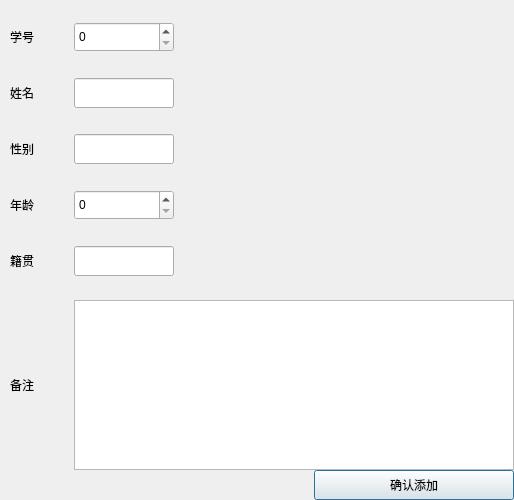
<?xml version="1.0" encoding="UTF-8"?>
<ui version="4.0">
 <class>AppendStudentRowDig</class>
 <widget class="QDialog" name="AppendStudentRowDig">
  <property name="geometry">
   <rect>
    <x>0</x>
    <y>0</y>
    <width>434</width>
    <height>500</height>
   </rect>
  </property>
  <property name="sizePolicy">
   <sizepolicy hsizetype="Fixed" vsizetype="Fixed">
    <horstretch>0</horstretch>
    <verstretch>0</verstretch>
   </sizepolicy>
  </property>
  <property name="windowTitle">
   <string>添加新学生</string>
  </property>
  <property name="windowIcon">
   <iconset resource="rsc.qrc">
    <normaloff>:/picture/icon/personIcon.png</normaloff>:/picture/icon/personIcon.png</iconset>
  </property>
  <layout class="QVBoxLayout" name="verticalLayout_2" stretch="1,1,0">
   <property name="spacing">
    <number>0</number>
   </property>
   <property name="sizeConstraint">
    <enum>QLayout::SetMinAndMaxSize</enum>
   </property>
   <property name="leftMargin">
    <number>0</number>
   </property>
   <property name="topMargin">
    <number>0</number>
   </property>
   <property name="rightMargin">
    <number>0</number>
   </property>
   <property name="bottomMargin">
    <number>0</number>
   </property>
   <item>
    <layout class="QHBoxLayout" name="horizontalLayout_9" stretch="1,0,0">
     <property name="spacing">
      <number>0</number>
     </property>
     <item>
      <layout class="QVBoxLayout" name="verticalLayout">
       <property name="spacing">
        <number>4</number>
       </property>
       <property name="leftMargin">
        <number>10</number>
       </property>
       <item>
        <layout class="QHBoxLayout" name="horizontalLayout" stretch="1,0,1">
         <property name="spacing">
          <number>0</number>
         </property>
         <item>
          <widget class="QLabel" name="label">
           <property name="sizePolicy">
            <sizepolicy hsizetype="Fixed" vsizetype="Fixed">
             <horstretch>0</horstretch>
             <verstretch>0</verstretch>
            </sizepolicy>
           </property>
           <property name="text">
            <string>学号</string>
           </property>
          </widget>
         </item>
         <item>
          <spacer name="horizontalSpacer_2">
           <property name="orientation">
            <enum>Qt::Horizontal</enum>
           </property>
           <property name="sizeType">
            <enum>QSizePolicy::Fixed</enum>
           </property>
           <property name="sizeHint" stdset="0">
            <size>
             <width>40</width>
             <height>20</height>
            </size>
           </property>
          </spacer>
         </item>
         <item>
          <widget class="QSpinBox" name="theID">
           <property name="sizePolicy">
            <sizepolicy hsizetype="Fixed" vsizetype="Fixed">
             <horstretch>0</horstretch>
             <verstretch>0</verstretch>
            </sizepolicy>
           </property>
           <property name="minimumSize">
            <size>
             <width>100</width>
             <height>30</height>
            </size>
           </property>
           <property name="maximumSize">
            <size>
             <width>200</width>
             <height>30</height>
            </size>
           </property>
           <property name="maximum">
            <number>1000000000</number>
           </property>
          </widget>
         </item>
        </layout>
       </item>
       <item>
        <layout class="QHBoxLayout" name="horizontalLayout_2" stretch="1,0,1">
         <property name="spacing">
          <number>0</number>
         </property>
         <item>
          <widget class="QLabel" name="label_2">
           <property name="sizePolicy">
            <sizepolicy hsizetype="Fixed" vsizetype="Fixed">
             <horstretch>0</horstretch>
             <verstretch>0</verstretch>
            </sizepolicy>
           </property>
           <property name="text">
            <string>姓名</string>
           </property>
          </widget>
         </item>
         <item>
          <spacer name="horizontalSpacer_3">
           <property name="orientation">
            <enum>Qt::Horizontal</enum>
           </property>
           <property name="sizeType">
            <enum>QSizePolicy::Fixed</enum>
           </property>
           <property name="sizeHint" stdset="0">
            <size>
             <width>40</width>
             <height>20</height>
            </size>
           </property>
          </spacer>
         </item>
         <item>
          <widget class="QLineEdit" name="theName">
           <property name="sizePolicy">
            <sizepolicy hsizetype="Fixed" vsizetype="Fixed">
             <horstretch>0</horstretch>
             <verstretch>0</verstretch>
            </sizepolicy>
           </property>
           <property name="minimumSize">
            <size>
             <width>100</width>
             <height>30</height>
            </size>
           </property>
           <property name="maximumSize">
            <size>
             <width>200</width>
             <height>30</height>
            </size>
           </property>
          </widget>
         </item>
        </layout>
       </item>
       <item>
        <layout class="QHBoxLayout" name="horizontalLayout_3" stretch="1,0,1">
         <property name="spacing">
          <number>0</number>
         </property>
         <item>
          <widget class="QLabel" name="label_3">
           <property name="sizePolicy">
            <sizepolicy hsizetype="Fixed" vsizetype="Fixed">
             <horstretch>0</horstretch>
             <verstretch>0</verstretch>
            </sizepolicy>
           </property>
           <property name="text">
            <string>性别</string>
           </property>
          </widget>
         </item>
         <item>
          <spacer name="horizontalSpacer_4">
           <property name="orientation">
            <enum>Qt::Horizontal</enum>
           </property>
           <property name="sizeType">
            <enum>QSizePolicy::Fixed</enum>
           </property>
           <property name="sizeHint" stdset="0">
            <size>
             <width>40</width>
             <height>20</height>
            </size>
           </property>
          </spacer>
         </item>
         <item>
          <widget class="QLineEdit" name="theGender">
           <property name="sizePolicy">
            <sizepolicy hsizetype="Fixed" vsizetype="Fixed">
             <horstretch>0</horstretch>
             <verstretch>0</verstretch>
            </sizepolicy>
           </property>
           <property name="minimumSize">
            <size>
             <width>100</width>
             <height>30</height>
            </size>
           </property>
           <property name="maximumSize">
            <size>
             <width>200</width>
             <height>30</height>
            </size>
           </property>
          </widget>
         </item>
        </layout>
       </item>
       <item>
        <layout class="QHBoxLayout" name="horizontalLayout_4" stretch="1,0,1">
         <property name="spacing">
          <number>0</number>
         </property>
         <item>
          <widget class="QLabel" name="label_4">
           <property name="sizePolicy">
            <sizepolicy hsizetype="Fixed" vsizetype="Fixed">
             <horstretch>0</horstretch>
             <verstretch>0</verstretch>
            </sizepolicy>
           </property>
           <property name="text">
            <string>年龄</string>
           </property>
          </widget>
         </item>
         <item>
          <spacer name="horizontalSpacer_5">
           <property name="orientation">
            <enum>Qt::Horizontal</enum>
           </property>
           <property name="sizeType">
            <enum>QSizePolicy::Fixed</enum>
           </property>
           <property name="sizeHint" stdset="0">
            <size>
             <width>40</width>
             <height>20</height>
            </size>
           </property>
          </spacer>
         </item>
         <item>
          <widget class="QSpinBox" name="theAge">
           <property name="sizePolicy">
            <sizepolicy hsizetype="Fixed" vsizetype="Fixed">
             <horstretch>0</horstretch>
             <verstretch>0</verstretch>
            </sizepolicy>
           </property>
           <property name="minimumSize">
            <size>
             <width>100</width>
             <height>30</height>
            </size>
           </property>
           <property name="maximumSize">
            <size>
             <width>200</width>
             <height>30</height>
            </size>
           </property>
           <property name="maximum">
            <number>150</number>
           </property>
          </widget>
         </item>
        </layout>
       </item>
       <item>
        <layout class="QHBoxLayout" name="horizontalLayout_5" stretch="1,0,1">
         <property name="spacing">
          <number>0</number>
         </property>
         <item>
          <widget class="QLabel" name="label_5">
           <property name="sizePolicy">
            <sizepolicy hsizetype="Fixed" vsizetype="Fixed">
             <horstretch>0</horstretch>
             <verstretch>0</verstretch>
            </sizepolicy>
           </property>
           <property name="text">
            <string>籍贯</string>
           </property>
          </widget>
         </item>
         <item>
          <spacer name="horizontalSpacer_6">
           <property name="orientation">
            <enum>Qt::Horizontal</enum>
           </property>
           <property name="sizeType">
            <enum>QSizePolicy::Fixed</enum>
           </property>
           <property name="sizeHint" stdset="0">
            <size>
             <width>40</width>
             <height>20</height>
            </size>
           </property>
          </spacer>
         </item>
         <item>
          <widget class="QLineEdit" name="theNativePlace">
           <property name="sizePolicy">
            <sizepolicy hsizetype="Fixed" vsizetype="Fixed">
             <horstretch>0</horstretch>
             <verstretch>0</verstretch>
            </sizepolicy>
           </property>
           <property name="minimumSize">
            <size>
             <width>100</width>
             <height>30</height>
            </size>
           </property>
           <property name="maximumSize">
            <size>
             <width>200</width>
             <height>30</height>
            </size>
           </property>
          </widget>
         </item>
        </layout>
       </item>
      </layout>
     </item>
     <item>
      <spacer name="horizontalSpacer_8">
       <property name="orientation">
        <enum>Qt::Horizontal</enum>
       </property>
       <property name="sizeType">
        <enum>QSizePolicy::Fixed</enum>
       </property>
       <property name="sizeHint" stdset="0">
        <size>
         <width>40</width>
         <height>20</height>
        </size>
       </property>
      </spacer>
     </item>
     <item>
      <widget class="labelWithPbtn" name="thePhoto">
       <property name="sizePolicy">
        <sizepolicy hsizetype="Fixed" vsizetype="Fixed">
         <horstretch>0</horstretch>
         <verstretch>0</verstretch>
        </sizepolicy>
       </property>
       <property name="minimumSize">
        <size>
         <width>300</width>
         <height>300</height>
        </size>
       </property>
       <property name="maximumSize">
        <size>
         <width>300</width>
         <height>300</height>
        </size>
       </property>
       <property name="text">
        <string/>
       </property>
       <property name="pixmap">
        <pixmap resource="rsc.qrc">:/picture/icon/defaultPhoto.png</pixmap>
       </property>
       <property name="scaledContents">
        <bool>true</bool>
       </property>
      </widget>
     </item>
    </layout>
   </item>
   <item>
    <layout class="QHBoxLayout" name="horizontalLayout_6">
     <property name="spacing">
      <number>0</number>
     </property>
     <property name="leftMargin">
      <number>10</number>
     </property>
     <item>
      <widget class="QLabel" name="label_6">
       <property name="sizePolicy">
        <sizepolicy hsizetype="Fixed" vsizetype="Fixed">
         <horstretch>0</horstretch>
         <verstretch>0</verstretch>
        </sizepolicy>
       </property>
       <property name="text">
        <string>备注</string>
       </property>
      </widget>
     </item>
     <item>
      <spacer name="horizontalSpacer_7">
       <property name="orientation">
        <enum>Qt::Horizontal</enum>
       </property>
       <property name="sizeType">
        <enum>QSizePolicy::Fixed</enum>
       </property>
       <property name="sizeHint" stdset="0">
        <size>
         <width>40</width>
         <height>20</height>
        </size>
       </property>
      </spacer>
     </item>
     <item>
      <widget class="QTextEdit" name="theMemo"/>
     </item>
    </layout>
   </item>
   <item>
    <layout class="QHBoxLayout" name="horizontalLayout_7" stretch="1,1">
     <property name="spacing">
      <number>0</number>
     </property>
     <item>
      <spacer name="horizontalSpacer">
       <property name="orientation">
        <enum>Qt::Horizontal</enum>
       </property>
       <property name="sizeHint" stdset="0">
        <size>
         <width>40</width>
         <height>20</height>
        </size>
       </property>
      </spacer>
     </item>
     <item>
      <widget class="QPushButton" name="pushButton">
       <property name="minimumSize">
        <size>
         <width>100</width>
         <height>30</height>
        </size>
       </property>
       <property name="maximumSize">
        <size>
         <width>200</width>
         <height>30</height>
        </size>
       </property>
       <property name="text">
        <string>确认添加</string>
       </property>
      </widget>
     </item>
    </layout>
   </item>
  </layout>
 </widget>
 <customwidgets>
  <customwidget>
   <class>labelWithPbtn</class>
   <extends>QLabel</extends>
   <header>labelWithPbtn.h</header>
  </customwidget>
 </customwidgets>
 <resources>
  <include location="rsc.qrc"/>
 </resources>
 <connections/>
</ui>
